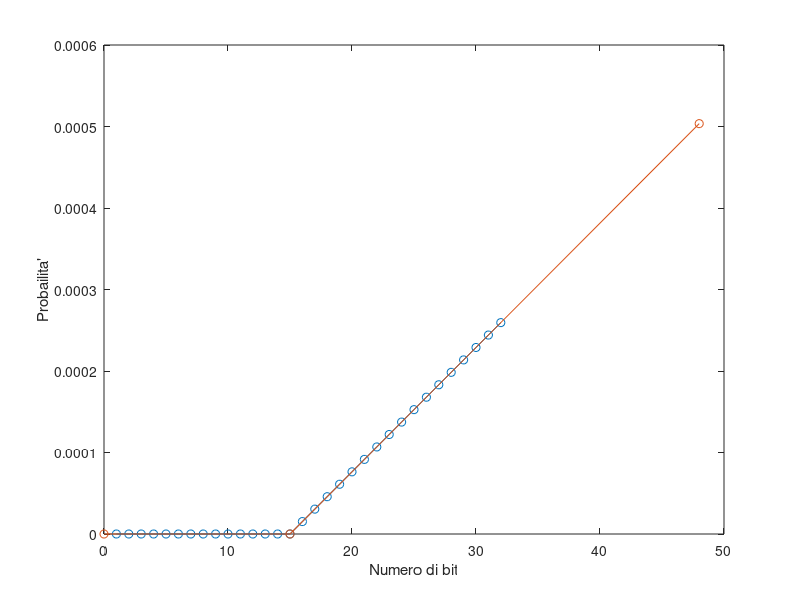
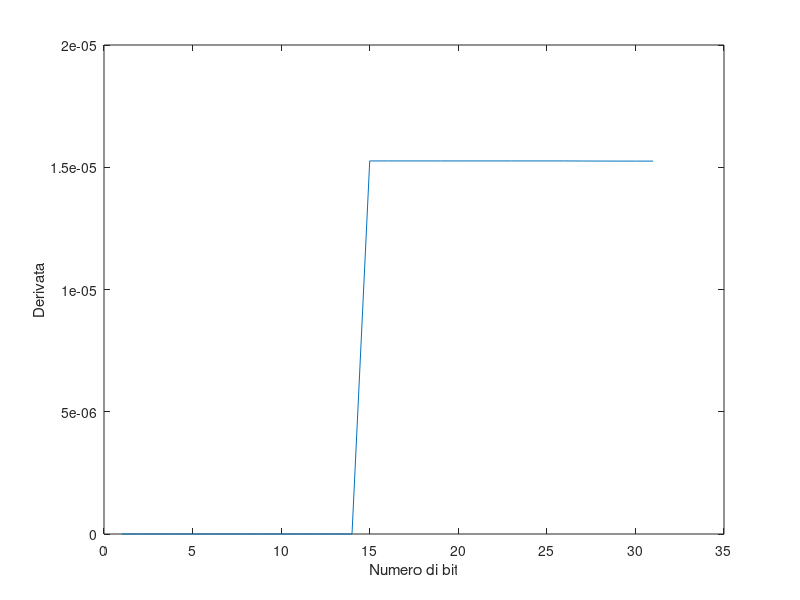

MATLAB code to generate these figures, in order:

close all;
clear;

probErrore = [0 0 0 0 0 0 0 0 0 0 0 0 0 0 0 1.52587890625*10^(-5) ...
    3.0517578125*10^(-5) 4.57763671875*10^(-5) 6.103515625*10^(-5) 7.62939453125*10^(-5) 9.1552734375*10^(-5) ...
      0.0001068115234375 0.0001220703125 0.0001373291015625 0.000152587890625 0.0001678466796875 0.00018310546875 0.00019836053252220154  0.00021361373364925385 0.00022886600345373154 ...
      0.00024411780759692192  0.00025936937890946865];

point = [0 0 (48-15)*(1.5258*10^(-5))];

figure
plot(probErrore,'-o');
hold on
plot([0 15 48],point,'-o')
xlabel("Numero di bit");
ylabel("Probailita'");
hold off

figure
plot(diff(probErrore))
xlabel("Numero di bit");
ylabel("Derivata");